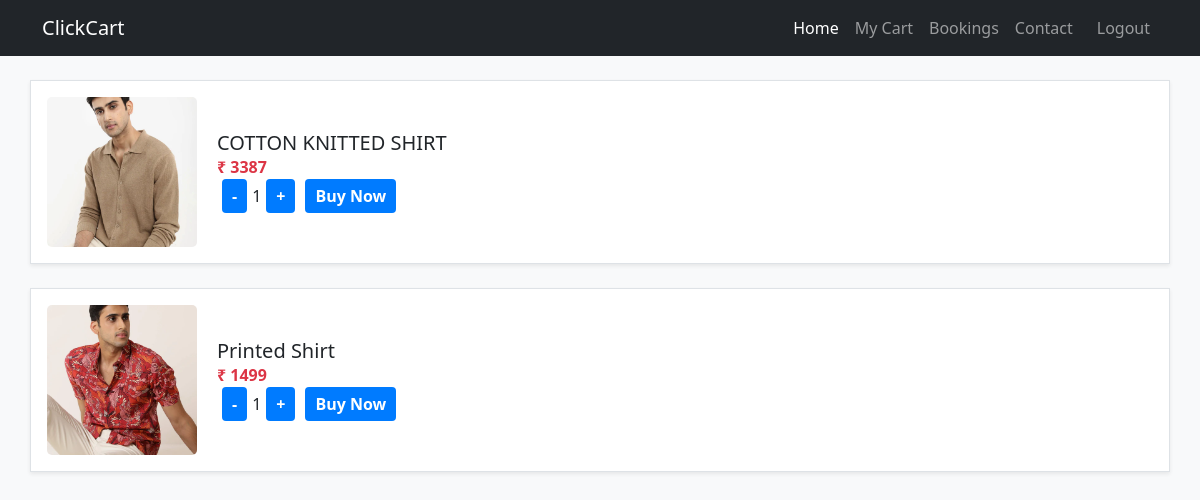
Screenshot of /view_cart (signed in) with the database file from the repository.
### app/models.py (models this page shows)
class Cart(models.Model):
    product=models.ForeignKey(Product,on_delete=models.CASCADE)
    user=models.ForeignKey(User,on_delete=models.CASCADE)
    qty=models.IntegerField()

class Product(models.Model):
    pid=models.TextField()
    name=models.TextField()
    dis=models.TextField()
    price=models.IntegerField()
    off_price=models.IntegerField()
    stock=models.IntegerField()
    img=models.FileField()

### app/views.py (the view)
# urls.py: path("view_cart",views.view_cart),
def view_cart(req):
    user=User.objects.get(username=req.session['user'])
    data=Cart.objects.filter(user=user)
    return render(req,'user/cart.html',{'cart':data})

### templates/user/cart.html (shortened to what this page needs)
<!DOCTYPE html>
<html lang="en">
<head>
    <link href="https://cdn.jsdelivr.net/npm/bootstrap@5.3.3/dist/css/bootstrap.min.css" rel="stylesheet">
</head>
<body>
    <nav class="navbar navbar-expand-lg navbar-dark bg-dark">
      <div class="container">
        <a class="navbar-brand" href="#">ClickCart</a>
        <div class="collapse navbar-collapse" id="navbarNav">
          <ul class="navbar-nav ms-auto">
            <li class="nav-item">
              <a class="nav-link active" href="userhome">Home</a>
            </li>
            <li class="nav-item">
              <a class="nav-link" href="view_cart">My Cart</a>
            </li>
            <li class="nav-item">
              <a class="nav-link" href="bookings">Bookings</a>
            </li>
            <li class="nav-item">
              <a class="nav-link" href="#">Contact</a>
            </li>
            <li class="nav-item">
              <a class="nav-link btn btn-outline-dark ms-2" href="logout">Logout</a>
            </li>
          </ul>
        </div>
      </div>
    </nav>
    <div class="container my-4">
        <div class="row gy-4">
            {% for i in cart %}
            <div class="col-lg-12 d-flex align-items-center border p-3 bg-white shadow-sm">
                <img src="{{i.product.img.url}}" alt="Product Image" class="img-fluid" style="height: 150px; width: 150px;">
                <div class="details">
                    <h5>{{i.product.name}}</h5>
                    <p class="text-danger fw-bold">₹ {{i.product.off_price}}</p>
                    <div class="quantity-controls d-flex align-items-center">
                        <a href="qty_dec/{{i.pk}}">-</a>
                        <span>{{i.qty}}</span>
                        <a href="qty_in/{{i.pk}}">+</a>
                        <a href="cart_pro_buy/{{i.pk}}">Buy Now</a>
                    </div>
                </div>
            </div>
            {% endfor %}
        </div>
    </div>
</body>
</html>

### templates/user/cart.html (style rules this page uses)
body { background-color: #f8f9fa; }
a { text-decoration: none; }
.details { margin-left: 20px; display: flex; flex-direction: column; justify-content: center; }
.details h5, .details p { margin: 0; }
.quantity-controls a { padding: 5px 10px; background-color: #007bff; color: white; border-radius: 4px; margin: 0 5px; font-weight: bold; cursor: pointer; transition: background-color 0.3s; }
img { border-radius: 5px; object-fit: cover; }

### rows the page displays
Cart: product.img (picture), product.name "COTTON KNITTED SHIRT", product.off_price "3387", qty "1"
Cart: product.img (picture), product.name "Printed Shirt", product.off_price "1499", qty "1"
